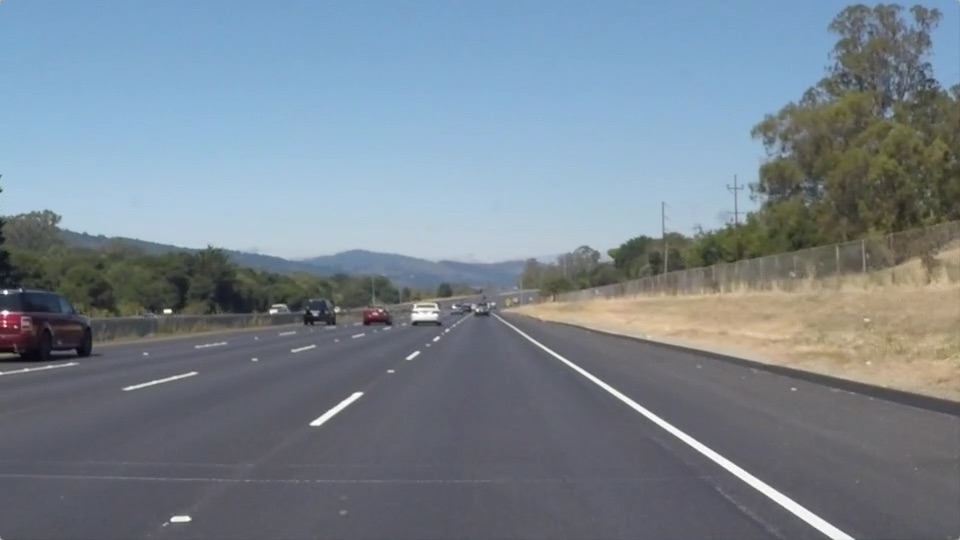
#> input picture P1 Finding Lane Lines /test_images/solidWhiteRight.jpg, 960 x 540 px
$ jupyter execute --allow-errors P1.ipynb   (shell and % lines are left out)
#> lines starting #> are read from the running program, lines starting #| are printed output that depends on the picture; after the words box and inside, x2 and y2 are one past the last pixel; in counts of white or black regions, pixels touching at a corner belong together
# Self-Driving Car Engineer Nanodegree

## Project: **Finding Lane Lines on the Road**
***
In this project, you will use the tools you learned about in the lesson to identify lane lines on the road.  You can develop your pipeline on a series of individual images, and later apply the result to a video stream (really just a series of images). Check out the video clip "raw-lines-example.mp4" (also contained in this repository) to see what the output should look like after using the helper functions below.

Once you have a result that looks roughly like "raw-lines-example.mp4", you'll need to get creative and try to average and/or extrapolate the line segments you've detected to map out the full extent of the lane lines.  You can see an example of the result you're going for in the video "P1_example.mp4".  Ultimately, you would like to draw just one line for the left side of the lane, and one for the right.

In addition to implementing code, there is a brief writeup to complete. The writeup should be completed in a separate file, which can be either a markdown file or a pdf document. There is a [write up template](https://github.com/udacity/CarND-LaneLines-P1/blob/master/writeup_template.md) that can be used to guide the writing process. Completing both the code in the Ipython notebook and the writeup template will cover all of the [rubric points](https://review.udacity.com/#!/rubrics/322/view) for this project.

---
Let's have a look at our first image called 'test_images/solidWhiteRight.jpg'.  Run the 2 cells below (hit Shift-Enter or the "play" button above) to display the image.

**Note: If, at any point, you encounter frozen display windows or other confounding issues, you can always start again with a clean slate by going to the "Kernel" menu above and selecting "Restart & Clear Output".**

---

**The tools you have are color selection, region of interest selection, grayscaling, Gaussian smoothing, Canny Edge Detection and Hough Tranform line detection.  You  are also free to explore and try other techniques that were not presented in the lesson.  Your goal is piece together a pipeline to detect the line segments in the image, then average/extrapolate them and draw them onto the image for display (as below).  Once you have a working pipeline, try it out on the video stream below.**

---

<figure>

 <figcaption>
 <p></p>
 <p style="text-align: center;"> Your output should look something like this (above) after detecting line segments using the helper functions below </p>
 </figcaption>
</figure>
 <p></p>
<figure>

 <figcaption>
 <p></p>
 <p style="text-align: center;"> Your goal is to connect/average/extrapolate line segments to get output like this</p>
 </figcaption>
</figure>

**Run the cell below to import some packages.  If you get an `import error` for a package you've already installed, try changing your kernel (select the Kernel menu above --> Change Kernel).  Still have problems?  Try relaunching Jupyter Notebook from the terminal prompt.  Also, consult the forums for more troubleshooting tips.**

## Import Packages

[cell 1]
#importing some useful packages
import matplotlib.pyplot as plt
import matplotlib.image as mpimg
import numpy as np
import cv2

## Read in an Image

[cell 2]
#reading in an image
image = mpimg.imread('test_images/solidWhiteRight.jpg')
#> image is the input picture: shape (540, 960, 3); mean R, G, B 120.3, 132.6, 143.7

#printing out some stats and plotting
print('This image is:', type(image), 'with dimensions:', image.shape)
#| This image is: <class 'numpy.ndarray'> with dimensions: (540, 960, 3)
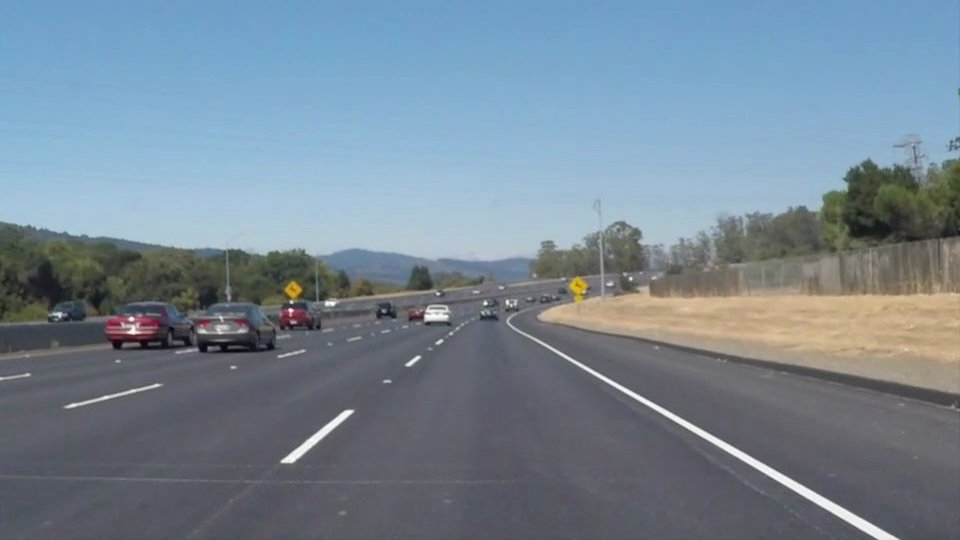
#> input picture P1 Finding Lane Lines /test_images/solidWhiteCurve.jpg, 960 x 540 px
#> further down, solidWhiteCurve is the input picture: shape (540, 960, 3); mean R, G, B 118.5, 134.5, 148.1
plt.imshow(image)  # if you wanted to show a single color channel image called 'gray', for example, call as plt.imshow(gray, cmap='gray')

## Ideas for Lane Detection Pipeline

**Some OpenCV functions (beyond those introduced in the lesson) that might be useful for this project are:**

`cv2.inRange()` for color selection
`cv2.fillPoly()` for regions selection
`cv2.line()` to draw lines on an image given endpoints
`cv2.addWeighted()` to coadd / overlay two images
`cv2.cvtColor()` to grayscale or change color
`cv2.imwrite()` to output images to file
`cv2.bitwise_and()` to apply a mask to an image

**Check out the OpenCV documentation to learn about these and discover even more awesome functionality!**

## Helper Functions

Below are some helper functions to help get you started. They should look familiar from the lesson!

[cell 3]
import math

def grayscale(img):
    """Applies the Grayscale transform
    This will return an image with only one color channel
    but NOTE: to see the returned image as grayscale
    (assuming your grayscaled image is called 'gray')
    you should call plt.imshow(gray, cmap='gray')"""
    return cv2.cvtColor(img, cv2.COLOR_RGB2GRAY)
    # Or use BGR2GRAY if you read an image with cv2.imread()
    # return cv2.cvtColor(img, cv2.COLOR_BGR2GRAY)

def canny(img, low_threshold, high_threshold):
    """Applies the Canny transform"""
    return cv2.Canny(img, low_threshold, high_threshold)

def gaussian_blur(img, kernel_size):
    """Applies a Gaussian Noise kernel"""
#> called with kernel_size = 5
    return cv2.GaussianBlur(img, (kernel_size, kernel_size), 0)

def region_of_interest(img, vertices):
    """
    Applies an image mask.

    Only keeps the region of the image defined by the polygon
    formed from `vertices`. The rest of the image is set to black.
    `vertices` should be a numpy array of integer points.
    """
    #defining a blank mask to start with
    mask = np.zeros_like(img)

    #defining a 3 channel or 1 channel color to fill the mask with depending on the input image
    if len(img.shape) > 2:
        channel_count = img.shape[2]  # i.e. 3 or 4 depending on your image
        ignore_mask_color = (255,) * channel_count
    else:
        ignore_mask_color = 255

    #filling pixels inside the polygon defined by "vertices" with the fill color
    cv2.fillPoly(mask, vertices, ignore_mask_color)

    #returning the image only where mask pixels are nonzero
    masked_image = cv2.bitwise_and(img, mask)
    return masked_image


def draw_lines(img, lines, color=[255, 0, 0], thickness=2):
    """
    NOTE: this is the function you might want to use as a starting point once you want to
    average/extrapolate the line segments you detect to map out the full
    extent of the lane (going from the result shown in raw-lines-example.mp4
    to that shown in P1_example.mp4).

    Think about things like separating line segments by their
    slope ((y2-y1)/(x2-x1)) to decide which segments are part of the left
    line vs. the right line.  Then, you can average the position of each of
    the lines and extrapolate to the top and bottom of the lane.

    This function draws `lines` with `color` and `thickness`.
    Lines are drawn on the image inplace (mutates the image).
    If you want to make the lines semi-transparent, think about combining
    this function with the weighted_img() function below
    """
    for line in lines:
        for x1,y1,x2,y2 in line:
            cv2.line(img, (x1, y1), (x2, y2), color, thickness)

def hough_lines(img, rho, theta, threshold, min_line_len, max_line_gap):
    """
    `img` should be the output of a Canny transform.

    Returns an image with hough lines drawn.
    """
    lines = cv2.HoughLinesP(img, rho, theta, threshold, np.array([]), minLineLength=min_line_len, maxLineGap=max_line_gap)
    line_img = np.zeros((img.shape[0], img.shape[1], 3), dtype=np.uint8)
    draw_lines(line_img, lines)
    return line_img

# Python 3 has support for cool math symbols.

# [13 lines left out: function weighted_img, not called in this run]

## Test Images

Build your pipeline to work on the images in the directory "test_images"
**You should make sure your pipeline works well on these images before you try the videos.**

[cell 4]
import os
os.listdir("test_images/")

## Build a Lane Finding Pipeline

Build the pipeline and run your solution on all test_images. Make copies into the `test_images_output` directory, and you can use the images in your writeup report.

Try tuning the various parameters, especially the low and high Canny thresholds as well as the Hough lines parameters.

[cell 5]
# TODO: Build your pipeline that will draw lane lines on the test_images
# then save them to the test_images_output directory.

## Test on Videos

You know what's cooler than drawing lanes over images? Drawing lanes over video!

We can test our solution on two provided videos:

`solidWhiteRight.mp4`

`solidYellowLeft.mp4`

**Note: if you get an import error when you run the next cell, try changing your kernel (select the Kernel menu above --> Change Kernel). Still have problems? Try relaunching Jupyter Notebook from the terminal prompt. Also, consult the forums for more troubleshooting tips.**

**If you get an error that looks like this:**
```
NeedDownloadError: Need ffmpeg exe.
You can download it by calling:
imageio.plugins.ffmpeg.download()
```
**Follow the instructions in the error message and check out [this forum post](https://discussions.udacity.com/t/project-error-of-test-on-videos/274082) for more troubleshooting tips across operating systems.**

[cell 6]
# Import everything needed to edit/save/watch video clips
from moviepy.editor import VideoFileClip
from IPython.display import HTML

[cell 7]
def process_image(image):
    # NOTE: The output you return should be a color image (3 channel) for processing video below
    # TODO: put your pipeline here,
    # you should return the final output (image where lines are drawn on lanes)
    gray=grayscale(image)
    plt.imshow(gray)

    kernel_size = 5
    blur_gray=gaussian_blur(gray, kernel_size)
    plt.imshow(blur_gray)

    low_threshold = 40
    high_threshold = 120
    edges=canny(blur_gray, low_threshold, high_threshold)
    plt.imshow(edges)


    imshape = image.shape
    position1 = (100,imshape[0])
    position2 = (430,330)
    position3 = (560,330)
    position4 =(900,imshape[0])
    vertices = np.array([[position1,position2, position3, position4]], dtype=np.int32)

    masked_image=region_of_interest(edges, vertices)
#> in region_of_interest, `cv2.fillPoly(mask, vertices, ignore_mask_color)`:
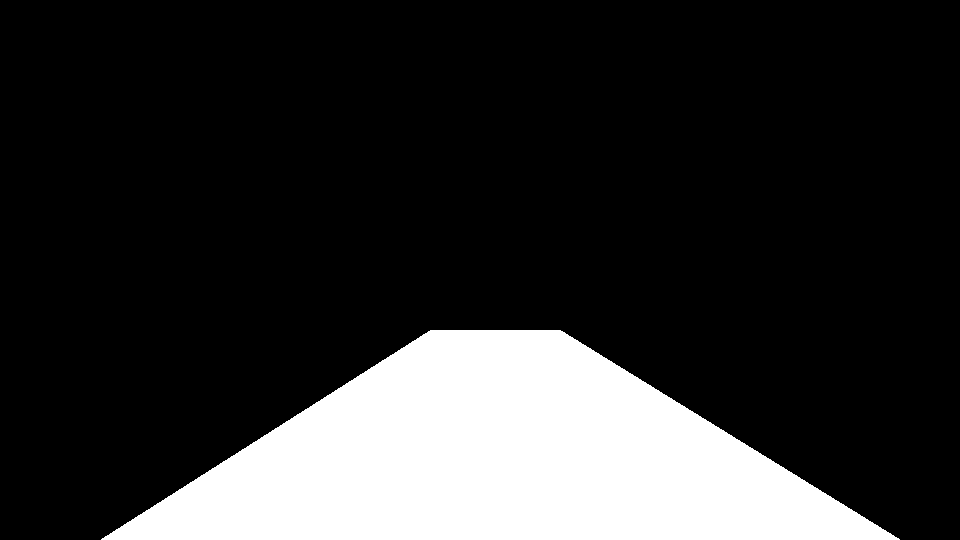
#> mask: shape (540, 960); 18.9% white; 1 white region, box (x1, y1, x2, y2) and area: (101, 330, 900, 540) 97775
#> in region_of_interest, `masked_image = cv2.bitwise_and(img, mask)`:
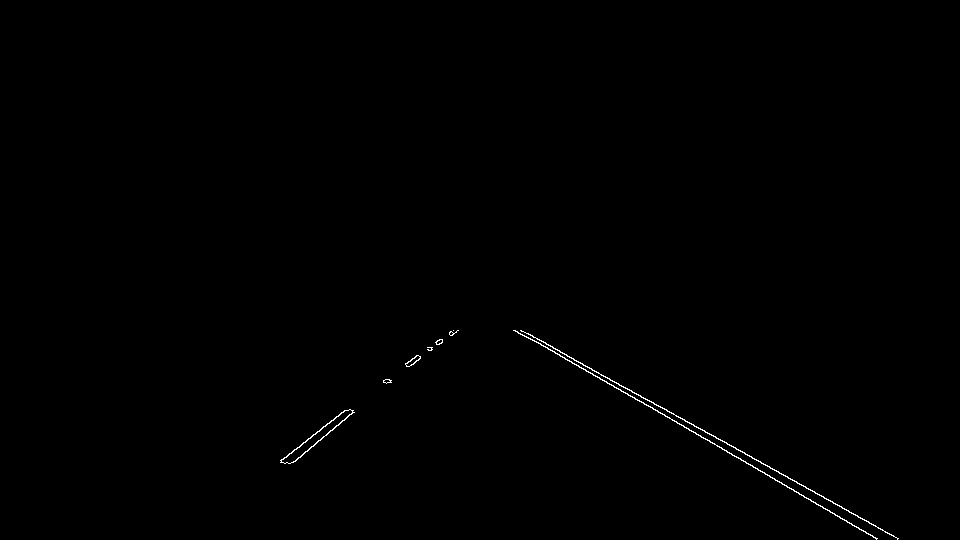
#> masked_image: shape (540, 960); 0.29% white in thin lines or dots, all inside (x1, y1, x2, y2) = (280, 330, 899, 540)

    # Define the Hough transform parameters
    # Make a blank the same size as our image to draw on
    rho =2 # distance resolution in pixels of the Hough grid
    theta = np.pi/180*3 # angular resolution in radians of the Hough grid
    threshold = 20 # minimum number of votes (intersections in Hough grid cell)
    min_line_len =9 #minimum number of pixels making up a line
    max_line_gap =80 # maximum gap in pixels between connectable line segments

    line_image =hough_lines(masked_image, rho, theta, threshold, min_line_len, max_line_gap)
#> in hough_lines, `lines = cv2.HoughLinesP(img, rho, theta, threshold, np.array([]), minL..`: lines = 22 rows, first 6: [526, 336, 877, 538], [821, 495, 897, 538], [289, 463, 453, 330], [528, 333, 623, 387], [715, 436, 824, 498], [618, 383, 694, 426]
#> the loop in draw_lines, `for line in lines:` made 22 passes


    gray_line_image=grayscale(line_image)

    nonzero = gray_line_image.nonzero()
#> nonzero = 4669 positions, rows 329 to 539, columns 279 to 899
    nonzeroy = np.array(nonzero[0])
#> nonzeroy = 4669 values from 329 to 539
    nonzerox = np.array(nonzero[1])
#> nonzerox = 4669 values, max 899 at index 4665, min 279 at index 3587, mean 560.5

    margin=8

    left_lane_inds  = (nonzerox > position1[0])  & (nonzerox < position2[0])
    right_lane_inds = (nonzerox > position3[0]) & (nonzerox < position4[0])


    leftx = nonzerox[left_lane_inds]
#> leftx = 1688 values, max 429 at index 0, min 279 at index 1600, mean 349.8
    lefty = nonzeroy[left_lane_inds]
#> lefty = 1688 values from 345 to 464
    rightx = nonzerox[right_lane_inds]
#> rightx = 2468 values, max 899 at index 2464, min 561 at index 0, mean 718.3
    righty = nonzeroy[right_lane_inds]
#> righty = 2468 values from 351 to 539


    # Fit new polynomials
    left_fit = np.polyfit(lefty,leftx,1)
#> left_fit = [-1.26, 865.4]
    right_fit = np.polyfit(righty,rightx,1)
#> right_fit = [1.77, -66.75]

    #print(gray_line_image[0])
    # Generate x and y values for plotting
    ploty = np.linspace(0, imshape[0]-1, imshape[0])

    ### TO-DO: Calc both polynomials using ploty, left_fit and right_fit ###
    left_fitx = left_fit[0]*ploty + left_fit[1]
#> left_fitx = 540 values, max 865.4 at index 0, min 187.9 at index 539, mean 526.7
    right_fitx =  right_fit[0]*ploty + right_fit[1]
#> right_fitx = 540 values from -66.75 to 889.2


    # Create a "color" binary image to combine with line image
    #color_edges = np.dstack((edges, edges, edges))
    # Draw the lines on the edge image
    #result = cv2.addWeighted(image, 1, line_image, 1, 0)

    #plt.imshow(result)
    #cv2.imwrite('test_images_output/lines_edges.jpg', cv2.cvtColor(combo, cv2.COLOR_RGB2BGR


    ## Visualization ##
    # Create an image to draw on and an image to show the selection window
    window_img = np.zeros_like(image)

    # Generate a polygon to illustrate the search window area
    # And recast the x and y points into usable format for cv2.fillPoly()
    left_line_window1 = np.array([np.transpose(np.vstack([left_fitx-margin, ploty]))])
#> left_line_window1 = 540 pairs, first value 179.9 to 857.4, second value 0 to 539
    left_line_window2 = np.array([np.flipud(np.transpose(np.vstack([left_fitx+margin,
                              ploty])))])
#> left_line_window2 = 540 pairs, first value 195.9 to 873.4, second value 0 to 539
    left_line_pts = np.hstack((left_line_window1, left_line_window2))
#> left_line_pts = 1080 pairs, first value 179.9 to 873.4, second value 0 to 539
    right_line_window1 = np.array([np.transpose(np.vstack([right_fitx-margin, ploty]))])
#> right_line_window1 = 540 pairs, first value -74.75 to 881.2, second value 0 to 539
    right_line_window2 = np.array([np.flipud(np.transpose(np.vstack([right_fitx+margin,
                              ploty])))])
#> right_line_window2 = 540 pairs, first value -58.75 to 897.2, second value 0 to 539
    right_line_pts = np.hstack((right_line_window1, right_line_window2))
#> right_line_pts = 1080 pairs, first value -74.75 to 897.2, second value 0 to 539


    # Draw the lane onto the warped blank image
    cv2.fillPoly(window_img, np.int_([left_line_pts]), (255,0, 0))
    cv2.fillPoly(window_img, np.int_([right_line_pts]), (255,0, 0))
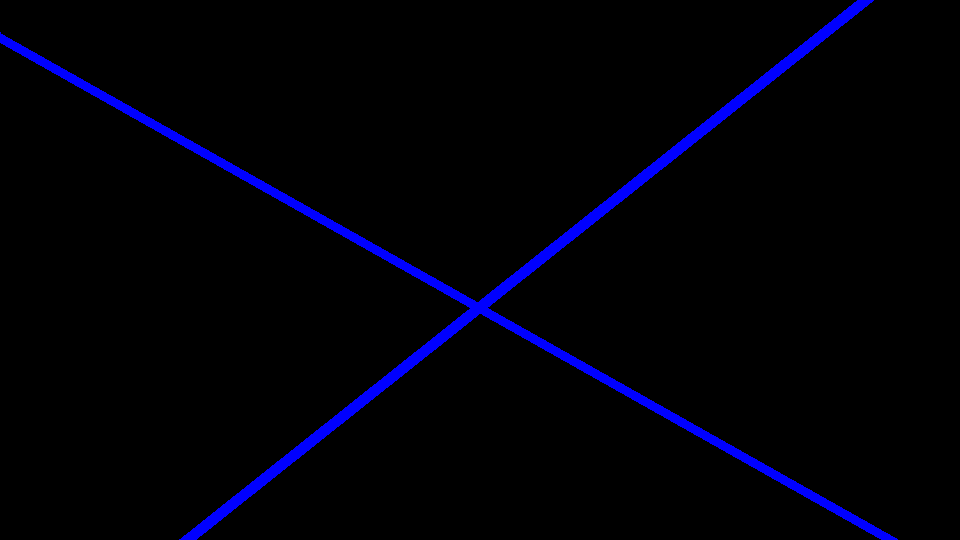
#> window_img: shape (540, 960, 3); mean of channels 0, 1, 2 8.9, 0, 0; drawn as B, G, R


    window_img=region_of_interest(window_img, vertices)

    result = cv2.addWeighted(image, 1, window_img, 1, 0)
    ## End visualization steps ##

    return result

[cell 8]
plt.figure(figsize=(18,50))

solidWhiteCurve = mpimg.imread('test_images/solidWhiteCurve.jpg')
solidWhiteCurve_result=process_image(solidWhiteCurve)
cv2.imwrite('test_images_output/solidWhiteCurve.jpg', cv2.cvtColor(solidWhiteCurve_result, cv2.COLOR_RGB2BGR))
plt.subplot(611)
plt.imshow(solidWhiteCurve_result)

solidYellowCurve2 = mpimg.imread('test_images/solidYellowCurve2.jpg')
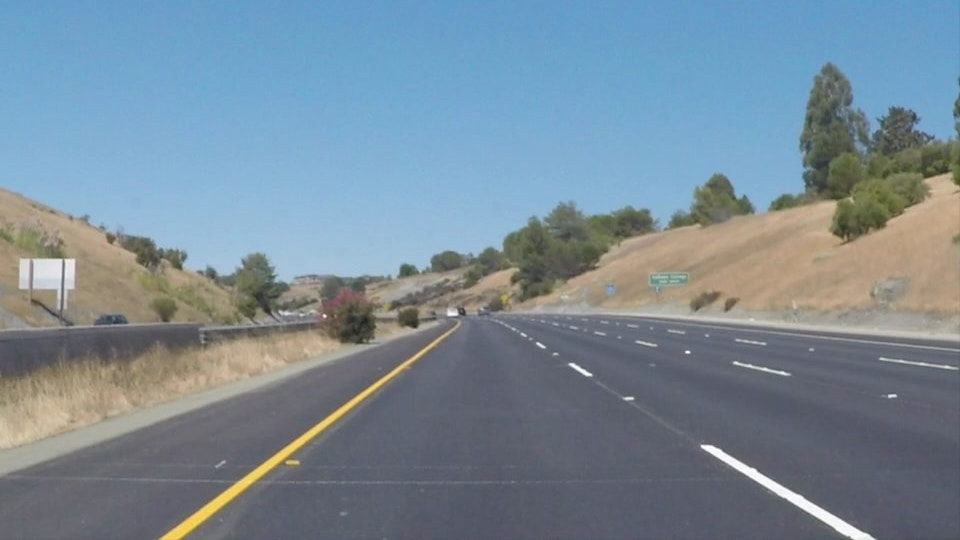
#> input picture P1 Finding Lane Lines /test_images/solidYellowCurve2.jpg, 960 x 540 px
#> solidYellowCurve2 is the input picture: shape (540, 960, 3); mean R, G, B 120.7, 138.6, 151.5
solidYellowCurve2_result=process_image(solidYellowCurve2)
#> in grayscale (call 3), `return cv2.cvtColor(img, cv2.COLOR_RGB2GRAY)`:
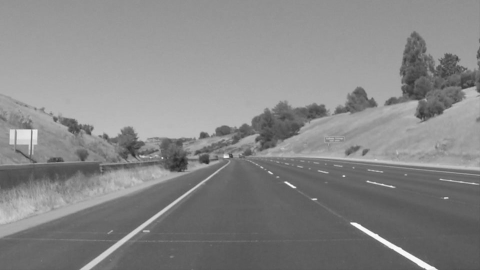
#> returned value: shape (540, 960) (shown at 1/2 size); min 32, max 255, mean 134.7
#> call 2 of canny, with low_threshold = 40, high_threshold = 120
#> in canny (call 2), `return cv2.Canny(img, low_threshold, high_threshold)`:
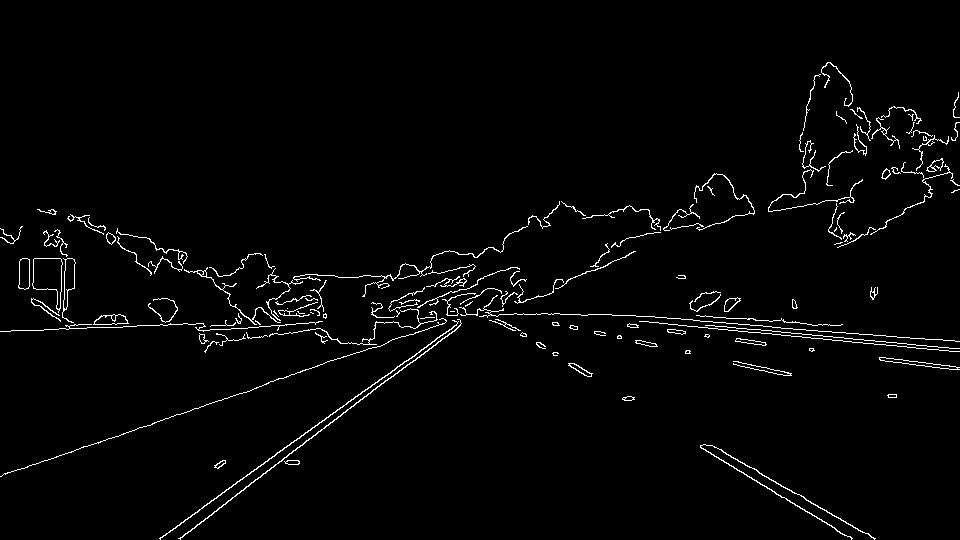
#> returned value: shape (540, 960); 2.2% white in thin lines or dots, all inside (x1, y1, x2, y2) = (0, 62, 960, 540)
#> (the rest of the program and of its run is left out)
